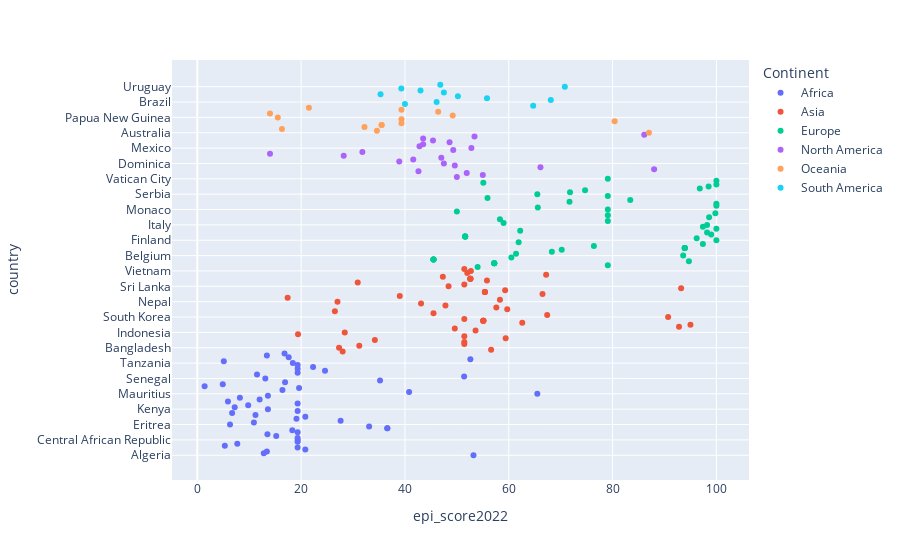

Notebook code for this chart:
### Markdown cell above
The same issue happens for crime. This is quite clear in Africa having one big overlapping entry. This shows the original source was insufficeint, at least for Africa, in terms of data collecting. The same rationale for happiness will be used for crime index.

### Code cell
fig = px.scatter(data, x="epi_score2022", y="country", color="Continent", hover_data=['epi_score2022'])
fig.show()

### Figure 1 — Plotly figure (JSON) as saved in the notebook; plotly's stock layout.template omitted (floating-point values rounded to 4 significant figures)
{"data": [{"hovertemplate": "Continent=Africa<br>epi_score2022=%{x}<br>country=%{y}<extra></extra>", "legendgroup": "Africa", "marker": {"color": "#636efa", "symbol": "circle"}, "mode": "markers", "name": "Africa", "orientation": "h", "showlegend": true, "type": "scatter", "x": [53.2, 12.8, 13.4, 20.8, 19.33, 5.3, 7.7, 19.33, 19.33, 19.33, 15.2, 13.5, 19.33, 18.3, 36.6, 36.6, 33.1, 6.3, 10.9, 27.6, 19.1, 20.8, 11.2, 6.7, 19.33, 13.6, 7.2, 9.8, 19.33, 5.9, 12, 8.2, 13.6, 65.5, 40.8, 16.4, 19.6, 1.4, 4.9, 16.9, 35.2, 13.1, 51.4, 11.5, 19.33, 24.6, 19.33, 22.3, 19.33, 18.4, 5.1, 52.6, 17.6, 13.4, 16.8], "xaxis": "x", "y": ["Algeria", "Angola", "Benin", "Botswana", "Burkina", "Burundi", "Cameroon", "Cape Verde", "Central African Republic", "Chad", "Comoros", "Congo", "Congo, Democratic Republic of", "Djibouti", "Egypt", "Egypt", "Equatorial Guinea", "Eritrea", "Ethiopia", "Gabon", "Gambia", "Ghana", "Guinea", "Guinea-Bissau", "Ivory Coast", "Kenya", "Lesotho", "Liberia", "Libya", "Madagascar", "Malawi", "Mali", "Mauritania", "Mauritius", "Morocco", "Mozambique", "Namibia", "Niger", "Nigeria", "Rwanda", "Sao Tome and Principe", "Senegal", "Seychelles", "Sierra Leone", "Somalia", "South Africa", "South Sudan", "Sudan", "Swaziland", "Tanzania", "Togo", "Tunisia", "Uganda", "Zambia", "Zimbabwe"], "yaxis": "y"}, {"hovertemplate": "Continent=Asia<br>epi_score2022=%{x}<br>country=%{y}<extra></extra>", "legendgroup": "Asia", "marker": {"color": "#EF553B", "symbol": "circle"}, "mode": "markers", "name": "Asia", "orientation": "h", "showlegend": true, "type": "scatter", "x": [28, 56.6, 27.3, 31.2, 51.43, 51.43, 34.2, 59.4, 51.43, 19.4, 28.4, 53.6, 49.6, 92.8, 95, 62.6, 55.1, 55.1, 55.1, 55.1, 51.43, 90.7, 67.4, 45.5, 26.5, 59.7, 57.6, 47.8, 43.1, 27, 58.3, 17.4, 39, 66.5, 55.4, 55.4, 55.4, 59.3, 93.2, 48.4, 51.43, 30.9, 55.8, 52.6, 52.6, 52.6, 52.6, 47.3, 67.2, 52, 52.7, 51.43], "xaxis": "x", "y": ["Afghanistan", "Bahrain", "Bangladesh", "Bhutan", "Brunei", "Burma (Myanmar)", "Cambodia", "China", "East Timor", "India", "Indonesia", "Iran", "Iraq", "Israel", "Japan", "Jordan", "Kazakhstan", "Kazakhstan", "Kazakhstan", "Kazakhstan", "North Korea", "South Korea", "Kuwait", "Kyrgyzstan", "Laos", "Lebanon", "Malaysia", "Maldives", "Mongolia", "Nepal", "Oman", "Pakistan", "Philippines", "Qatar", "Russia", "Russia", "Russia", "Saudi Arabia", "Singapore", "Sri Lanka", "Syria", "Tajikistan", "Thailand", "Turkey", "Turkey", "Turkey", "Turkey", "Turkmenistan", "United Arab Emirates", "Uzbekistan", "Vietnam", "Yemen"], "yaxis": "y"}, {"hovertemplate": "Continent=Europe<br>epi_score2022=%{x}<br>country=%{y}<extra></extra>", "legendgroup": "Europe", "marker": {"color": "#00cc96", "symbol": "circle"}, "mode": "markers", "name": "Europe", "orientation": "h", "showlegend": true, "type": "scatter", "x": [54, 79.09, 57.2, 57.2, 57.2, 57.2, 94.7, 45.5, 45.5, 45.5, 45.5, 60.5, 93.6, 61.4, 68.3, 70.2, 93.9, 93.9, 93.9, 93.9, 76.4, 97.4, 61.9, 100, 96.2, 51.6, 51.6, 51.6, 51.6, 99, 98.2, 62.2, 100, 97.4, 98.2, 59, 79.09, 58.3, 98.6, 79.09, 99.8, 50, 79.09, 65.6, 100, 100, 71.7, 83.4, 55.9, 79.09, 65.5, 71.8, 74.7, 96.8, 98.5, 100, 55.1, 100, 79.09], "xaxis": "x", "y": ["Albania", "Andorra", "Armenia", "Armenia", "Armenia", "Armenia", "Austria", "Azerbaijan", "Azerbaijan", "Azerbaijan", "Azerbaijan", "Belarus", "Belgium", "Bosnia and Herzegovina", "Bulgaria", "Croatia", "Cyprus", "Cyprus", "Cyprus", "Cyprus", "Czech Republic", "Denmark", "Estonia", "Finland", "France", "Georgia", "Georgia", "Georgia", "Georgia", "Germany", "Greece", "Hungary", "Iceland", "Ireland", "Italy", "Latvia", "Liechtenstein", "Lithuania", "Luxembourg", "Macedonia", "Malta", "Moldova", "Monaco", "Montenegro", "Netherlands", "Norway", "Poland", "Portugal", "Romania", "San Marino", "Serbia", "Slovakia", "Slovenia", "Spain", "Sweden", "Switzerland", "Ukraine", "United Kingdom", "Vatican City"], "yaxis": "y"}, {"hovertemplate": "Continent=North America<br>epi_score2022=%{x}<br>country=%{y}<extra></extra>", "legendgroup": "North America", "marker": {"color": "#ab63fa", "symbol": "circle"}, "mode": "markers", "name": "North America", "orientation": "h", "showlegend": true, "type": "scatter", "x": [50, 55, 51.9, 42.6, 88, 66.1, 49.6, 47.5, 38.9, 41.6, 47, 28.2, 14, 31.8, 49.3, 52.8, 42.8, 43.5, 48.59, 45.4, 43.5, 53.4, 86.1], "xaxis": "x", "y": ["Antigua and Barbuda", "Bahamas", "Barbados", "Belize", "Canada", "Costa Rica", "Cuba", "Dominica", "Dominican Republic", "El Salvador", "Grenada", "Guatemala", "Haiti", "Honduras", "Jamaica", "Mexico", "Nicaragua", "Panama", "Saint Kitts and Nevis", "Saint Lucia", "Saint Vincent and the Grenadines", "Trinidad and Tobago", "United States"], "yaxis": "y"}, {"hovertemplate": "Continent=Oceania<br>epi_score2022=%{x}<br>country=%{y}<extra></extra>", "legendgroup": "Oceania", "marker": {"color": "#FFA15A", "symbol": "circle"}, "mode": "markers", "name": "Oceania", "orientation": "h", "showlegend": true, "type": "scatter", "x": [87, 34.6, 16.3, 32.2, 35.5, 35.5, 39.33, 80.4, 39.33, 15.5, 49.2, 14, 46.4, 39.33, 21.5], "xaxis": "x", "y": ["Australia", "Fiji", "Kiribati", "Marshall Islands", "Micronesia", "Micronesia", "Nauru", "New Zealand", "Palau", "Papua New Guinea", "Samoa", "Solomon Islands", "Tonga", "Tuvalu", "Vanuatu"], "yaxis": "y"}, {"hovertemplate": "Continent=South America<br>epi_score2022=%{x}<br>country=%{y}<extra></extra>", "legendgroup": "South America", "marker": {"color": "#19d3f3", "symbol": "circle"}, "mode": "markers", "name": "South America", "orientation": "h", "showlegend": true, "type": "scatter", "x": [64.7, 40, 46.1, 68.1, 55.8, 50.2, 35.3, 47.5, 43, 39.3, 70.8, 46.8], "xaxis": "x", "y": ["Argentina", "Bolivia", "Brazil", "Chile", "Colombia", "Ecuador", "Guyana", "Paraguay", "Peru", "Suriname", "Uruguay", "Venezuela"], "yaxis": "y"}], "layout": {"legend": {"title": {"text": "Continent"}, "tracegroupgap": 0}, "margin": {"t": 60}, "xaxis": {"anchor": "y", "domain": [0, 1], "title": {"text": "epi_score2022"}}, "yaxis": {"anchor": "x", "domain": [0, 1], "title": {"text": "country"}}}}
